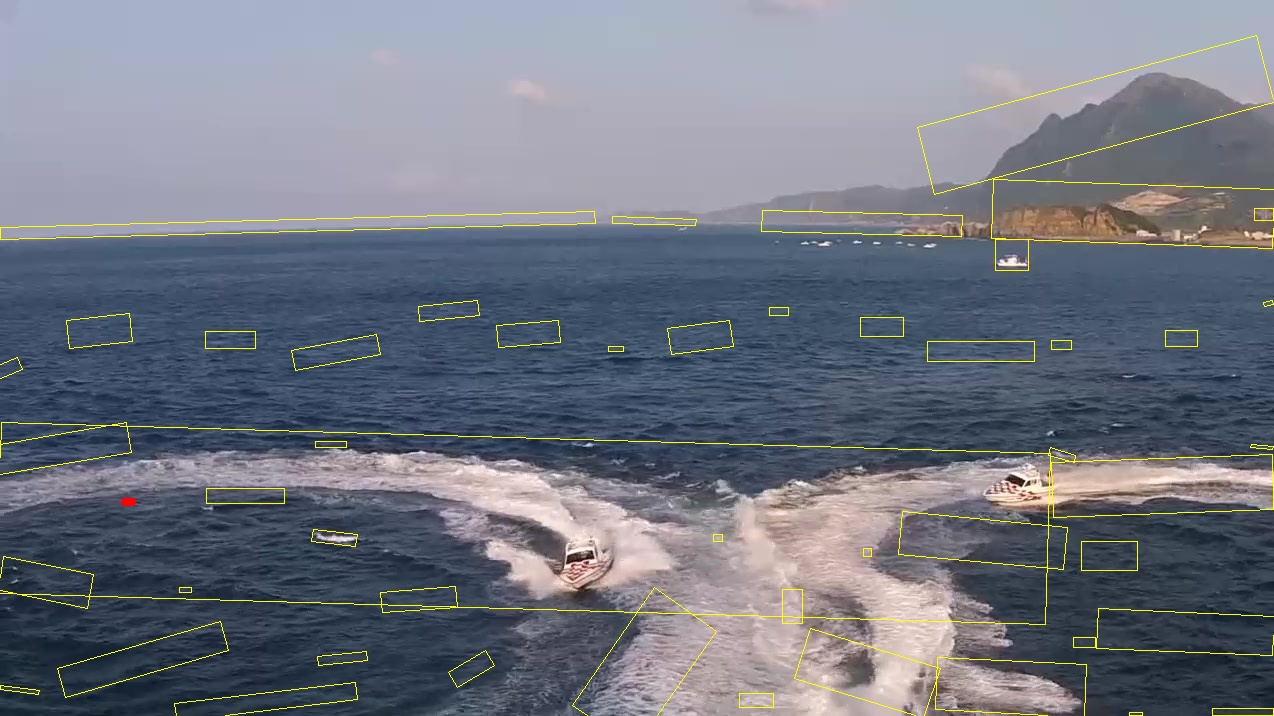
#> input picture debug_keep_area_51.jpg, 1274 x 716 px
$ python -i test.py   (imports and definitions only)
#> lines starting #> are read from the running program, lines starting #| are printed output that depends on the picture; after the words box and inside, x2 and y2 are one past the last pixel; in counts of white or black regions, pixels touching at a corner belong together
import cv2
import numpy as np
from shapely.geometry import Polygon
import os
import re

class BoatTracker:
    def __init__(self):
        pass

    def get_blue_sea_boxes(self, img, S, V):
        """
        Expert A: For a1, a2, b1 (Standard Blue Water)
        Strategy: Catch bright, cyan-ish wakes. Enforce strict shape to avoid noise.
        """
        # Loose Saturation (< 100) allows cyan wakes
        _, m_sat = cv2.threshold(S, 100, 255, cv2.THRESH_BINARY_INV)
        _, m_val = cv2.threshold(V, 140, 255, cv2.THRESH_BINARY)
        mask = cv2.bitwise_and(m_sat, m_val)

        # Connect gaps to form solid objects
        kernel = np.ones((5, 5), np.uint8)
        mask = cv2.morphologyEx(mask, cv2.MORPH_CLOSE, kernel)

        boxes = []
        contours, _ = cv2.findContours(mask, cv2.RETR_EXTERNAL, cv2.CHAIN_APPROX_SIMPLE)

        for cnt in contours:
            area = cv2.contourArea(cnt)
            # Filter: Big and Long
            if area > 200:
                rect = cv2.minAreaRect(cnt)
                width, height = rect[1]
                if width > 0 and height > 0:
                    ratio = max(width, height) / min(width, height)

                    # Strict Ratio (> 1.6) rejects circles/loops
                    if ratio > 1.6:
                        # Solidity check: Real wakes are solid, loops are hollow
                        hull = cv2.convexHull(cnt)
                        hull_area = cv2.contourArea(hull)
                        solidity = area / hull_area if hull_area > 0 else 0

                        if solidity > 0.4:
                            box = cv2.boxPoints(rect)
                            box = np.int32(box)
                            boxes.append(box)
        return boxes

    def get_loop_boxes(self, img, gray, S):
        """
        Expert B: For c1, c2 (Loops / Tiny Boats)
        Strategy: Use strict filters to break the loop, then find the straight 'stern' chunk.
        """
        # Adaptive Threshold breaks the loop naturally
        gray_blur = cv2.GaussianBlur(gray, (5, 5), 0)
        mask_adaptive = cv2.adaptiveThreshold(
            gray_blur, 255, cv2.ADAPTIVE_THRESH_GAUSSIAN_C,
            cv2.THRESH_BINARY, 51, -10
        )
        # Strict Saturation (< 50) removes blue water noise
        _, m_sat = cv2.threshold(S, 50, 255, cv2.THRESH_BINARY_INV)
        mask = cv2.bitwise_and(mask_adaptive, m_sat)

        # Open operation to further snap thin loop lines
        kernel = np.ones((3, 3), np.uint8)
        mask = cv2.morphologyEx(mask, cv2.MORPH_OPEN, kernel)
        mask = cv2.dilate(mask, kernel, iterations=1)

        boxes = []
        contours, _ = cv2.findContours(mask, cv2.RETR_EXTERNAL, cv2.CHAIN_APPROX_SIMPLE)
        img_area = img.shape[0] * img.shape[1]

        for cnt in contours:
            area = cv2.contourArea(cnt)
            # Filter: Small to Medium fragments
            if 15 < area < 10000:
                rect = cv2.minAreaRect(cnt)
                width, height = rect[1]
                if width > 0 and height > 0:
                    ratio = max(width, height) / min(width, height)

                    # Ratio > 1.2: The "Stern" chunk is usually straight/long.
                    # The "Turn" chunks are square/curved and will be filtered out.
                    if ratio > 1.2:
                        # Safety: Ignore massive boxes
                        if (width * height) < (img_area * 0.05):
                            box = cv2.boxPoints(rect)
                            box = np.int32(box)
                            boxes.append(box)
        return boxes

    def get_sunset_boxes(self, img, gray):
        """
        Expert C: For c3, b2 (Sunset / Glare)
        Strategy: Use Top-Hat to find 'bumps' in brightness, ignoring orange color.
        """
        kernel = cv2.getStructuringElement(cv2.MORPH_RECT, (25, 25))
        tophat = cv2.morphologyEx(gray, cv2.MORPH_TOPHAT, kernel)
        _, mask = cv2.threshold(tophat, 15, 255, cv2.THRESH_BINARY)

        # Clean up
        kernel_clean = np.ones((3, 3), np.uint8)
        mask = cv2.morphologyEx(mask, cv2.MORPH_OPEN, kernel_clean)

        boxes = []
        contours, _ = cv2.findContours(mask, cv2.RETR_EXTERNAL, cv2.CHAIN_APPROX_SIMPLE)
        img_area = img.shape[0] * img.shape[1]

        for cnt in contours:
            area = cv2.contourArea(cnt)
            if area > 15:
                rect = cv2.minAreaRect(cnt)
                width, height = rect[1]
                if width > 0 and height > 0:
                    ratio = max(width, height) / min(width, height)

                    # Loose ratio (> 0.8) because sunset wakes can be blobby
                    if ratio > 0.8:
                        if (width * height) < (img_area * 0.05):
                            box = cv2.boxPoints(rect)
                            box = np.int32(box)
                            boxes.append(box)
        return boxes

    def find_all_stern_waves(self, img):
        hsv = cv2.cvtColor(img, cv2.COLOR_BGR2HSV)
        gray = cv2.cvtColor(img, cv2.COLOR_BGR2GRAY)
        S = hsv[:,:,1]
        V = hsv[:,:,2]

        # 1. Run All Experts
        boxes_A = self.get_blue_sea_boxes(img, S, V)
        boxes_B = self.get_loop_boxes(img, gray, S)
        boxes_C = self.get_sunset_boxes(img, gray)

        final_boxes = []

        # 2. Smart Merge (Priority: A > B > C)

        # Add all 'A' boxes (High Confidence)
        for b in boxes_A:
            final_boxes.append(b)

        # Add 'B' boxes only if they don't overlap with 'A'
        for b_B in boxes_B:
            center_B = np.mean(b_B, axis=0)
            is_duplicate = False
            for b_existing in final_boxes:
                # Check distance between centers (simple, fast overlap check)
                center_existing = np.mean(b_existing, axis=0)
                dist = np.linalg.norm(center_B - center_existing)
                if dist < 20: # If centers are within 20px, it's the same boat
                    is_duplicate = True
                    break
            if not is_duplicate:
                final_boxes.append(b_B)

        # Add 'C' boxes only if they don't overlap with 'A' or 'B'
        for b_C in boxes_C:
            center_C = np.mean(b_C, axis=0)
            is_duplicate = False
            for b_existing in final_boxes:
                center_existing = np.mean(b_existing, axis=0)
                dist = np.linalg.norm(center_C - center_existing)
                if dist < 20:
                    is_duplicate = True
                    break
            if not is_duplicate:
                final_boxes.append(b_C)

        # Create a dummy mask for visualization
        dummy_mask = np.zeros_like(gray)
        cv2.drawContours(dummy_mask, final_boxes, -1, 255, 1)
        return final_boxes, dummy_mask

    def calculate_iou(self, pred_points, gt_points):
        try:
            poly_pred = Polygon(pred_points)
            poly_gt = Polygon(gt_points)
            if not poly_pred.is_valid or not poly_gt.is_valid: return 0.0
            intersection = poly_pred.intersection(poly_gt).area
            union = poly_pred.union(poly_gt).area
            return 0.0 if union == 0 else intersection / union
        except:
            return 0.0

def parse_gt_file(txt_path):
    gt_polygons = []
    if not os.path.exists(txt_path):
        return []
    with open(txt_path, 'r') as f:
        lines = f.readlines()
        for line in lines:
            coords = re.findall(r'\d+', line)
            if len(coords) >= 8:
                points = []
                for i in range(0, 8, 2):
                    points.append([int(coords[i]), int(coords[i+1])])
                gt_polygons.append(points)
    return gt_polygons

# [52 lines not run here, left out]

>>> import cv2
>>> picture = cv2.imread('debug_keep_area_51.jpg')
#> picture is the input picture: shape (716, 1274, 3); mean B, G, R 129.5, 117.8, 112.8
>>> result = BoatTracker().find_all_stern_waves(picture)
#> in find_all_stern_waves, `hsv = cv2.cvtColor(img, cv2.COLOR_BGR2HSV)`: hsv: shape (716, 1274, 3); mean H, S, V 103.6, 63.2, 135
#> in find_all_stern_waves, `V = hsv[:,:,2]`:
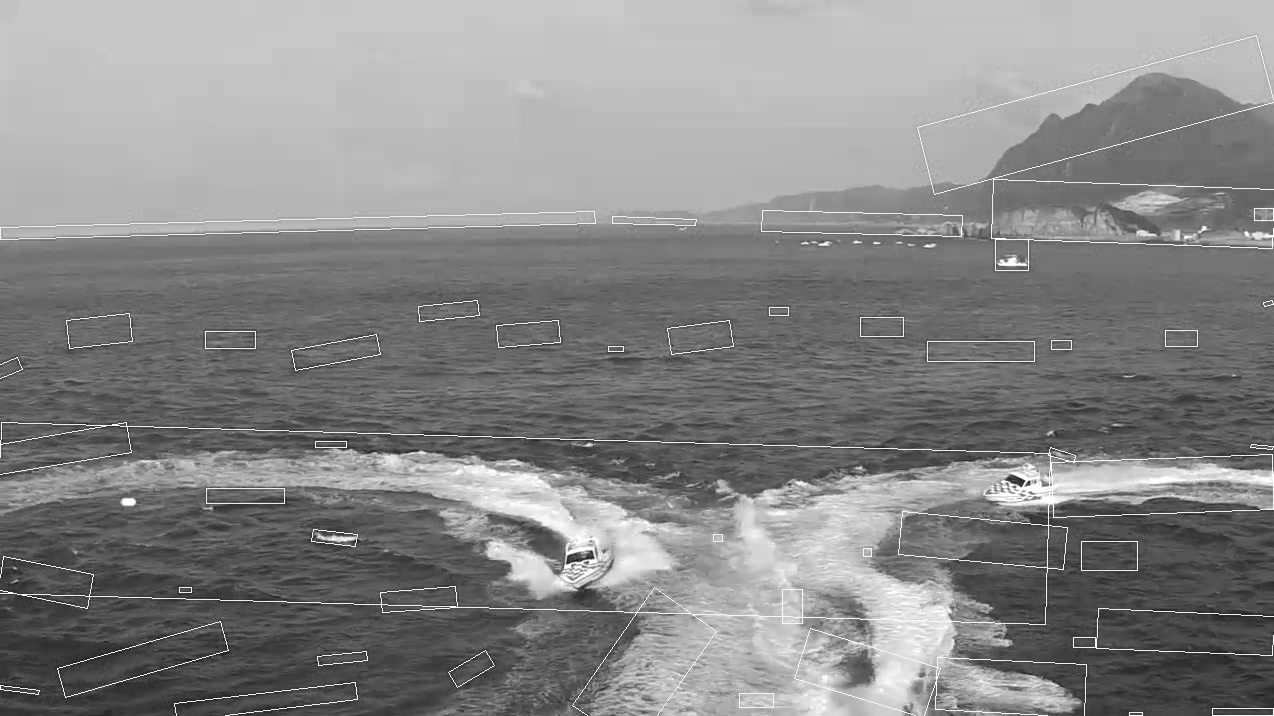
#> V: shape (716, 1274); min 21, max 255, mean 135
#> in get_blue_sea_boxes, `_, m_sat = cv2.threshold(S, 100, 255, cv2.THRESH_BINARY_INV)`:
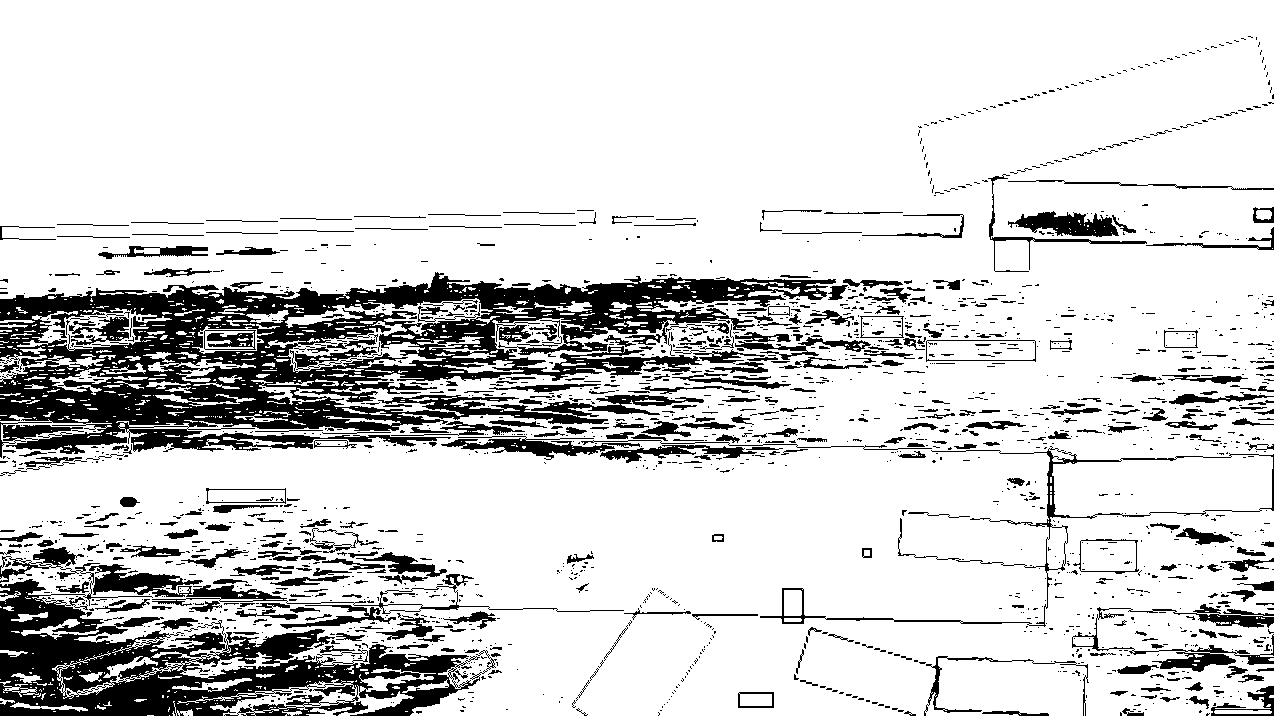
#> m_sat: shape (716, 1274); 83% white; 1919 black regions (1503 under 20 px), largest, box (x1, y1, x2, y2) and area: (0, 272, 836, 458) 63260, (0, 547, 497, 716) 29126, (89, 564, 624, 614) 3481
#> in get_blue_sea_boxes, `_, m_val = cv2.threshold(V, 140, 255, cv2.THRESH_BINARY)`: m_val: shape (716, 1274); 41.4% white; 337 white regions (275 under 20 px), largest, box (x1, y1, x2, y2) and area: (0, 0, 1274, 271) 258394, (0, 422, 1274, 716) 110635, (1111, 189, 1189, 215) 1013
#> in get_blue_sea_boxes, `mask = cv2.bitwise_and(m_sat, m_val)`: mask: shape (716, 1274); 40.6% white; 621 white regions (475 under 20 px), largest, box (x1, y1, x2, y2) and area: (0, 0, 1274, 240) 251327, (0, 449, 1081, 716) 96416, (1052, 459, 1272, 508) 7041
#> in get_blue_sea_boxes, `mask = cv2.morphologyEx(mask, cv2.MORPH_CLOSE, kernel)`: mask: shape (716, 1274); 42.6% white; 178 white regions (121 under 20 px)
#> in get_blue_sea_boxes, `contours, _ = cv2.findContours(mask, cv2.RETR_EXTERNAL, cv2.CHAIN_APPR..`: contours = 176 contours, 145 with area under 20; largest, box (x1, y1, x2, y2) and area: (0, 0, 1274, 249) 257044, (0, 422, 1274, 716) 127486, (927, 341, 1035, 362) 2140, (66, 313, 133, 349) 1785, (291, 334, 381, 371) 1764
#> the loop in get_blue_sea_boxes, `for cnt in contours:` made 176 passes
#> (area, rect, width, height, ratio, hull, hull_area, solidity) on passes 118, 121, 122, 125: (2140, ((980.5, 351), (20, 107), -90), 20, 107, 5.35, [[1034, 341], [1034, 361], [927, 361], [927, 341]], 2140, 1), (850, ((230, 339.5), (17, 50), -90), 17, 50, 2.94, [[255, 331], [255, 348], [205, 348], [205, 331]], 850, 1), (512, ((1181, 338), (16, 32), -90), 16, 32, 2, [[1197, 330], [1197, 346], [1165, 346], [1165, 330]], 512, 1), (817, ((881.5, 326.5), (19, 43), -90), 19, 43, 2.26, [[903, 317], [903, 336], [860, 336], [860, 317]], 817, 1)
#> (area, rect, width, height, ratio, hull_area, solidity, box) on passes 29, 60, 94, 95, 120: (753, ((471, 668.5), (43.81, 18.3), -30.47), 43.81, 18.3, 2.39, 793, 0.95, [[456, 687], [447, 671], [485, 649], [494, 665]]), (532.5, ((336.1, 537.7), (13.11, 49.79), -83.42), 13.11, 49.79, 3.8, 599, 0.889, [[360, 547], [310, 541], [312, 528], [361, 534]]), (127486.5, ((634.9, 573.9), (284, 1273.4), -88.88), 284, 1273.4, 4.48, 278050.5, 0.459, [[1268, 728], [-4, 703], [1, 419], [1274, 444]]), (1170.5, ((50, 433), (22, 100), -90), 22, 100, 4.55, 1259.5, 0.929, [[100, 444], [0, 444], [0, 422], [100, 422]]), (1764, ((335.5, 352), (87.48, 21.32), -10.62), 87.48, 21.32, 4.1, 1854, 0.951, [[294, 370], [290, 349], [376, 333], [380, 354]])
#> after the loop in get_blue_sea_boxes, `for cnt in contours:`: boxes = 14 items
#> in get_loop_boxes, `mask_adaptive = cv2.adaptiveThreshold( gray_blur, 255, cv2.ADAPTIVE_TH..`: mask_adaptive: shape (716, 1274); 11% white; 1198 white regions (775 under 20 px), largest, box (x1, y1, x2, y2) and area: (0, 421, 1274, 510) 12184, (917, 35, 1274, 272) 6437, (202, 462, 594, 561) 5153
#> in get_loop_boxes, `_, m_sat = cv2.threshold(S, 50, 255, cv2.THRESH_BINARY_INV)`: m_sat: shape (716, 1274); 47.6% white; 1139 white regions (1043 under 20 px), largest, box (x1, y1, x2, y2) and area: (0, 0, 1274, 248) 261375, (0, 448, 1049, 622) 86707, (660, 616, 1017, 716) 17168
#> in get_loop_boxes, `mask = cv2.bitwise_and(mask_adaptive, m_sat)`: mask: shape (716, 1274); 5.7% white; 1371 white regions (1127 under 20 px), largest, box (x1, y1, x2, y2) and area: (214, 462, 594, 561) 4700, (326, 448, 627, 518) 3384, (816, 458, 1047, 500) 2415
#> in get_loop_boxes, `mask = cv2.morphologyEx(mask, cv2.MORPH_OPEN, kernel)`: mask: shape (716, 1274); 4.5% white; 332 white regions (123 under 20 px), largest, box (x1, y1, x2, y2) and area: (215, 464, 476, 500) 2603, (330, 448, 551, 491) 2254, (1100, 461, 1271, 491) 2090
#> in get_loop_boxes, `mask = cv2.dilate(mask, kernel, iterations=1)`: mask: shape (716, 1274); 6.7% white; 237 white regions
#> in get_loop_boxes, `contours, _ = cv2.findContours(mask, cv2.RETR_EXTERNAL, cv2.CHAIN_APPR..`: contours = 237 contours, 34 with area under 20; largest, box (x1, y1, x2, y2) and area: (0, 457, 199, 511) 3374, (329, 447, 589, 500) 3278, (214, 463, 484, 501) 3261, (465, 494, 610, 565) 2585, (956, 663, 1083, 713) 2530
#> the loop in get_loop_boxes, `for cnt in contours:` made 237 passes
#> (cnt, area, rect, width, height, ratio, box) on passes 9, 20, 21, 22: ([[679, 700], [679, 704], [684, 704], [684, 700]], 20, ((681.5, 702), (4, 5), -90), 4, 5, 1.25, [[684, 704], [679, 704], [679, 700], [684, 700]]), ([[641, 690], [641, 694], [646, 694], [646, 690]], 20, ((643.5, 692), (4, 5), -90), 4, 5, 1.25, [[646, 694], [641, 694], [641, 690], [646, 690]]), ([[631, 688], [631, 692], [636, 692], [636, 688]], 20, ((633.5, 690), (4, 5), -90), 4, 5, 1.25, [[636, 692], [631, 692], [631, 688], [636, 688]]), ([[546, 684], [546, 688], [551, 688], [551, 684]], 20, ((548.5, 686), (4, 5), -90), 4, 5, 1.25, [[551, 688], [546, 688], [546, 684], [551, 684]])
#> (area, rect, width, height, ratio, box) on passes 3, 4, 5, 6, 7, 10: (41.5, ((691, 713), (4, 12), -90), 4, 12, 3, [[697, 715], [685, 715], [685, 711], [697, 711]]), (27.5, ((669.5, 713), (4, 7), -90), 4, 7, 1.75, [[673, 715], [666, 715], [666, 711], [673, 711]]), (102, ((599.8, 711.3), (18.97, 7.91), -18.43), 18.97, 7.91, 2.4, [[592, 718], [589, 710], [607, 704], [610, 712]]), (51.5, ((569, 710), (10, 6), -90), 10, 6, 1.67, [[572, 715], [566, 715], [566, 705], [572, 705]]), (110, ((918, 708.5), (13, 10), -90), 13, 10, 1.3, [[923, 715], [913, 715], [913, 702], [923, 702]]), (33.5, ((698.5, 700.5), (5, 7), -90), 5, 7, 1.4, [[702, 703], [695, 703], [695, 698], [702, 698]])
#> in get_sunset_boxes, `_, mask = cv2.threshold(tophat, 15, 255, cv2.THRESH_BINARY)`: mask: shape (716, 1274); 38.2% white; 1061 white regions (901 under 20 px), largest, box (x1, y1, x2, y2) and area: (0, 287, 1274, 716) 311994, (917, 35, 1274, 276) 9510, (167, 675, 449, 716) 3911
#> in get_sunset_boxes, `mask = cv2.morphologyEx(mask, cv2.MORPH_OPEN, kernel_clean)`:
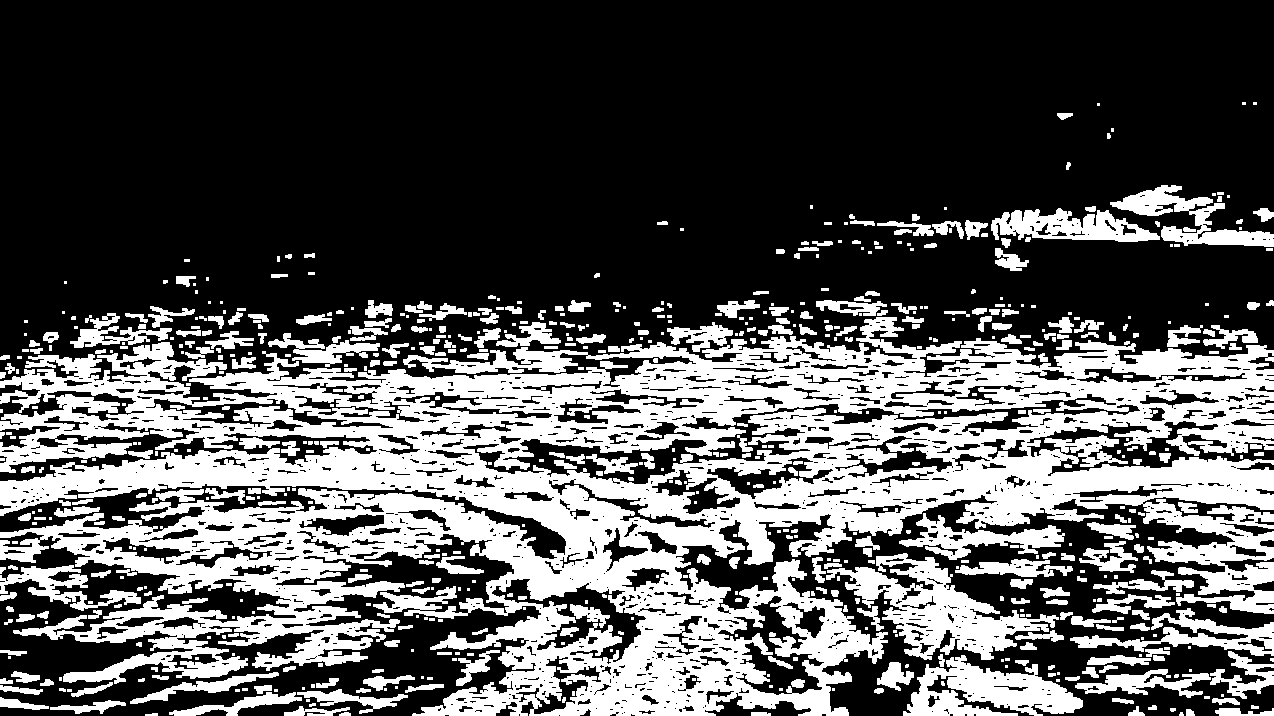
#> mask: shape (716, 1274); 33.9% white; 669 white regions (288 under 20 px), largest, box (x1, y1, x2, y2) and area: (0, 317, 1274, 716) 229749, (826, 553, 1059, 660) 8885, (903, 655, 1083, 716) 6084
#> the loop in get_sunset_boxes, `for cnt in contours:` made 592 passes
#> cnt on passes 14, 18, 19: [[306, 699], [306, 701], [309, 701], [309, 699]], [[1204, 696], [1204, 698], [1209, 698], [1209, 696]], [[1221, 694], [1221, 696], [1223, 696], [1223, 694]]
#> the loop in find_all_stern_waves, `for b in boxes_A:` made 14 passes
#> b on passes 1 to 12: [[456, 687], [447, 671], [485, 649], [494, 665]], [[360, 547], [310, 541], [312, 528], [361, 534]], [[1268, 728], [-4, 703], [1, 419], [1274, 444]], [[100, 444], [0, 444], [0, 422], [100, 422]], [[1034, 360], [927, 360], [927, 340], [1034, 340]], [[294, 370], [290, 349], [376, 333], [380, 354]], [[255, 348], [205, 348], [205, 331], [255, 331]], [[1197, 346], [1165, 346], [1165, 330], [1197, 330]], [[670, 354], [666, 327], [729, 319], [733, 346]], [[497, 347], [495, 324], [558, 319], [560, 342]], [[903, 336], [860, 336], [860, 317], [903, 317]], [[68, 348], [65, 319], [129, 312], [132, 341]]
#> the loop in find_all_stern_waves, `for b_B in boxes_B:` made 165 passes
#> b_B on passes 1 to 3: [[697, 715], [685, 715], [685, 711], [697, 711]], [[673, 715], [666, 715], [666, 711], [673, 711]], [[592, 718], [589, 710], [607, 704], [610, 712]]
#> the loop in find_all_stern_waves, `for b_C in boxes_C:` made 297 passes
#> b_C on passes 1 to 3: [[157, 715], [145, 715], [145, 713], [157, 713]], [[770, 715], [751, 715], [751, 712], [770, 712]], [[350, 715], [339, 715], [339, 712], [350, 712]]
#> in find_all_stern_waves, `cv2.drawContours(dummy_mask, final_boxes, -1, 255, 1)`:
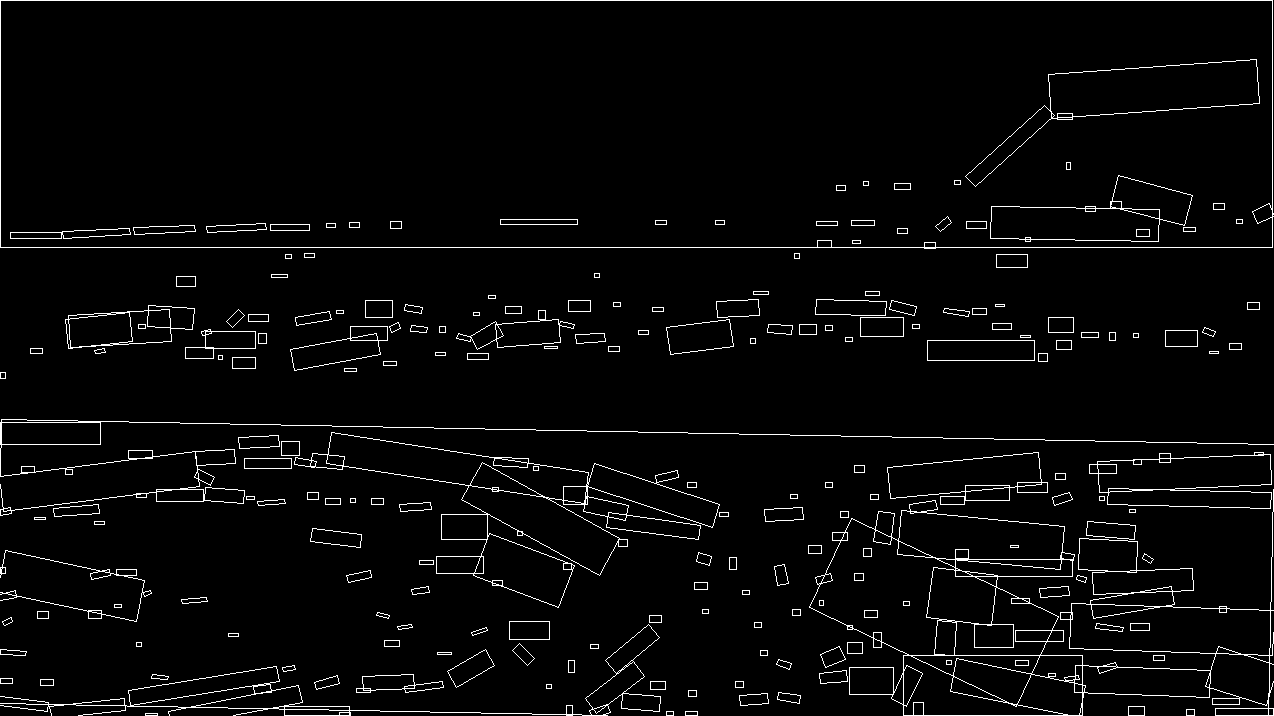
#> dummy_mask: shape (716, 1274); 3.2% white in thin lines or dots
